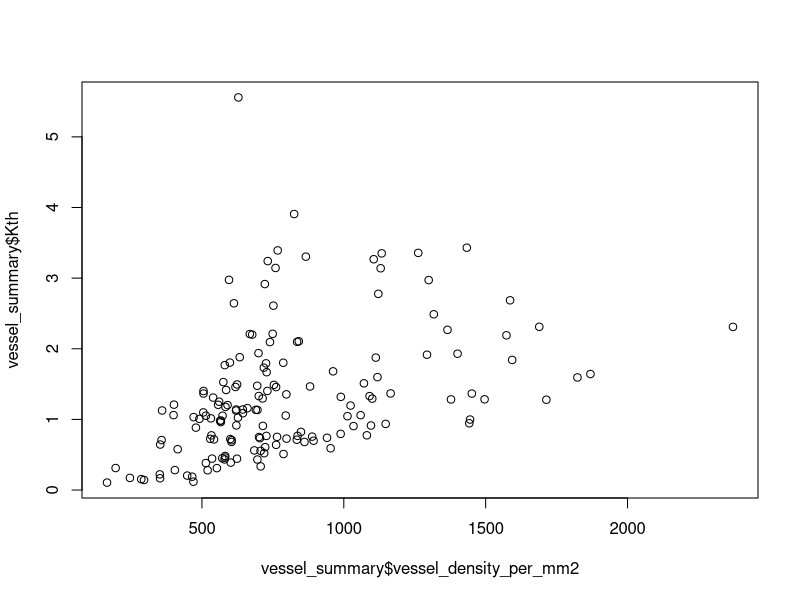

Here is the R script that generated this plot:
library(tidyverse)

vessel <- read.csv(file = "vessel_4.csv", header = T, stringsAsFactors = T)
vessel$file <- vessel$Label
anat <- read.csv(file = "anat_3.csv", header = T, stringsAsFactors = T)
anat$id_amap <- as.character(anat$id_amap)


#####Getting proper surface by getting rid of big empty areas####

vessel$id_amap <- as.factor(substr(vessel$file, 1, 4))

#####Incorporating clusters####
library(dplyr)
library(purrr)

# Define the clustering function
cluster_vessels <- function(data) {
  # Compute radii
  data$Radius <- sqrt(data$Area / pi)
  data$Radius_enhanced <- data$Radius + 4.5
  
  # Compute pairwise distances and adjust for radii
  distances <- as.matrix(dist(data[, c("X", "Y")], method = "euclidean"))
  radius_matrix <- outer(data$Radius_enhanced, data$Radius_enhanced, "+")
  perimeter_distances <- distances - radius_matrix
  
  data$Cluster <- 0
  cluster_id <- 1
  
  # Clustering logic (same as your provided code)
  repeat {
    changes <- FALSE
    
    for (i in seq_len(nrow(perimeter_distances))) {
      if (data$Cluster[i] == 0) {
        data$Cluster[i] <- cluster_id
        nearby <- which(perimeter_distances[i, ] <= 0)
        data$Cluster[nearby] <- cluster_id
        changes <- TRUE
        cluster_id <- cluster_id + 1
      }
    }
    
    for (i in seq_len(nrow(perimeter_distances) - 1)) {
      for (j in seq(i + 1, nrow(perimeter_distances))) {
        if (perimeter_distances[i, j] <= 0) {
          if (data$Cluster[i] != data$Cluster[j]) {
            old_cluster <- data$Cluster[j]
            new_cluster <- data$Cluster[i]
            data$Cluster[data$Cluster == old_cluster] <- new_cluster
            changes <- TRUE
          }
        }
      }
    }
    
    if (!changes) break
  }
  
  return(data)
}

# Group by `id_amap` and apply clustering
vessel <- vessel %>%
  group_by(id_amap) %>%
  group_split() %>%
  map_dfr(cluster_vessels)





#####Getting rid of extremes####
vessel_mean <- vessel %>%
  group_by(id_amap) %>%
  summarize(mean = mean(Area))

vessel_extreme <- vessel %>%
  filter(Area > 1200)


vessel_extreme_sum <- vessel_extreme %>%
  group_by(id_amap) %>%
  summarize(sum = sum(Area))

vessel_extreme_sum$id_amap <- as.character(vessel_extreme_sum$id_amap)
anat$id_amap <- as.character(anat$id_amap)
vessel_extreme_sum <- vessel_extreme_sum %>%
  full_join(anat, by = "id_amap")

vessel_extreme_sum$sum[is.na(vessel_extreme_sum$sum)] <- 0
vessel_extreme_sum$image_surface_rectified_µm2 <- vessel_extreme_sum$image_surface_µm2 - vessel_extreme_sum$sum

vessel_extreme_sum <- vessel_extreme_sum %>%
  select(id_amap, image_surface_rectified_µm2)

anat <- anat %>%
  left_join(vessel_extreme_sum, by = "id_amap")

#####Calculating mean, standard deviation, sum, count, dh####
#Getting rid of big vessels
vessel_1200 <- vessel %>%
  select(id_amap, Area, Perim., Cluster) %>%
  filter(Area <= 1200) %>%
  mutate(diameter = 2*sqrt(Area/pi),
         d4 = diameter^4)

vessel_summary_pre <- vessel_1200 %>%
  group_by(id_amap) %>%
  distinct(Cluster) %>%
  summarize(count_cluster = n())

  
vessel_summary_pre2 <- vessel_1200 %>%
  group_by(id_amap) %>%
  summarize(mean_vessel_size_µm2 = mean(Area),
            std_dev_vessel_size_µm2 = sd(Area),
            mean_vessel_perim_µm = mean(Perim.),
            std_dev_perim_µm = sd(Perim.),
            sum_vessel_area_µm2 = sum(Area),
            dh = (sum(d4)/n())^0.25,
            count_vessel = n()
            ) 

vessel_summary <- vessel_summary_pre2 %>%
  left_join(vessel_summary_pre, by = "id_amap") %>%
  mutate(vessel_grouping = count_vessel / count_cluster)

#####Calculating vessel density and Kth####
vessel_summary <- anat %>%
  select(id_amap, image_surface_rectified_µm2) %>%
  left_join(vessel_summary, by = "id_amap")

vessel_summary$image_surface_rectified_mm2 <- vessel_summary$image_surface_rectified_µm2 / 1000000

vessel_summary$vessel_density_per_mm2 <- vessel_summary$count_vessel / vessel_summary$image_surface_rectified_mm2
vessel_summary$vessel_density_per_m2 <- vessel_summary$vessel_density_per_mm2 * 10^6
vessel_summary$dh_m <- vessel_summary$dh * 10^-6
vessel_summary$vessel_area <- vessel_summary$sum_vessel_area_µm2 / vessel_summary$image_surface_rectified_µm2


#Getting Kth

water_density <- 998.2
water_viscosity <- 1.002*10^-9
hagen_poiseuille <- (pi * water_density) / (128 * water_viscosity)

vessel_summary$Kth <- hagen_poiseuille * vessel_summary$vessel_density_per_m2 * vessel_summary$dh_m^4




plot(vessel_summary$vessel_density_per_mm2, vessel_summary$Kth)

summary(vessel_summary)

write.csv(vessel_summary, file = "vessel_summary_4.csv")
write.csv(anat, file = "anat_6.csv")

